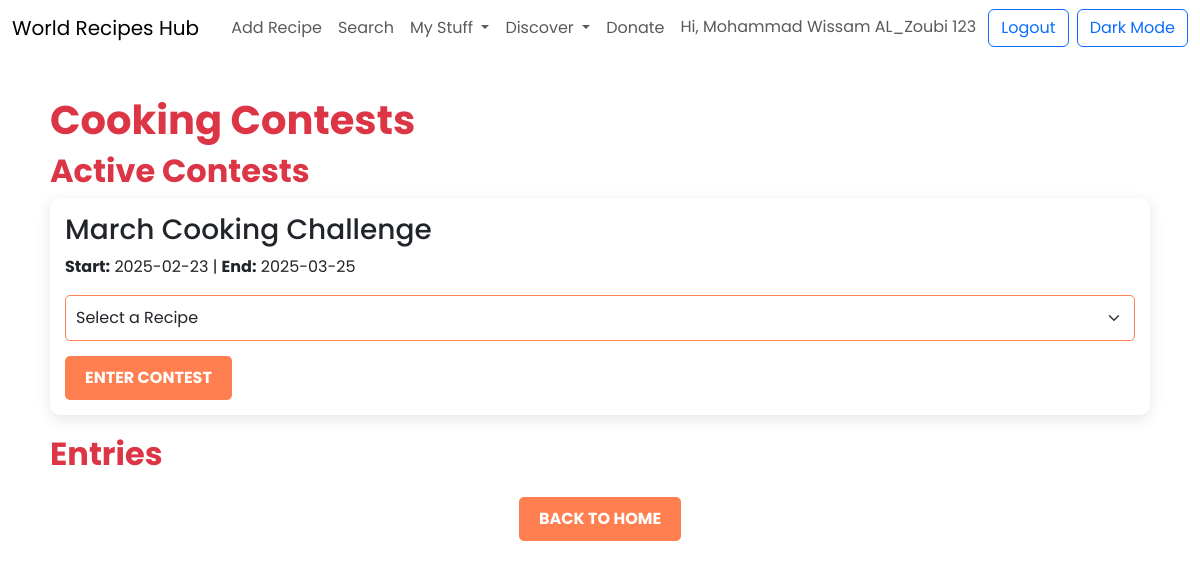
Page /contests (signed in) on the committed database.
### tables this page shows
CREATE TABLE users 
                 (id INTEGER PRIMARY KEY, username TEXT UNIQUE, password TEXT, is_premium INTEGER DEFAULT 0);

CREATE TABLE contests 
                 (id INTEGER PRIMARY KEY, title TEXT, start_date TEXT, end_date TEXT, winner_id TEXT);

### app.py (the view)
@app.route('/contests', methods=['GET', 'POST'])
@login_required
def contests():
    conn = sqlite3.connect('recipes.db')
    c = conn.cursor()
    if request.method == 'POST':
        recipe_id = request.form['recipe_id']
        contest_id = request.form['contest_id']
        c.execute("INSERT INTO contest_entries (contest_id, recipe_id, user_id) VALUES (?, ?, ?)", (contest_id, recipe_id, current_user.id))
        conn.commit()
    c.execute("SELECT id, title, start_date, end_date, winner_id FROM contests WHERE end_date > ?", (datetime.datetime.now().strftime("%Y-%m-%d"),))
    active_contests = c.fetchall()
    c.execute("SELECT ce.id, c.title, r.name, u.username, ce.votes, ce.recipe_id, r.image_path FROM contest_entries ce JOIN contests c ON ce.contest_id = c.id JOIN recipes r ON ce.recipe_id = r.id JOIN users u ON ce.user_id = u.id")
    entries_raw = c.fetchall()
    entries = [(e[0], e[1], e[2], e[3], e[4], e[5], json.loads(e[6]) if e[6] and e[6] != '[]' and e[6] != '' else []) for e in entries_raw]
    c.execute("SELECT id, name FROM recipes WHERE user_id = ?", (current_user.id,))
    user_recipes = c.fetchall()
    conn.close()
    return render_template('contests.html', active_contests=active_contests, entries=entries, user_recipes=user_recipes)

### app.py (called while the page is built)
@login_manager.user_loader
def load_user(user_id):
    conn = sqlite3.connect('recipes.db')
    c = conn.cursor()
    c.execute("SELECT id, username, is_premium FROM users WHERE id = ?", (user_id,))
    user = c.fetchone()
    conn.close()
    if user:
        return User(user[0], user[1], user[2])
    return None

### templates/contests.html (shortened to what this page needs)
<!DOCTYPE html>
<html lang="en">
<head>
    <link href="https://cdn.jsdelivr.net/npm/bootstrap@5.3.0/dist/css/bootstrap.min.css" rel="stylesheet">
</head>
<body>
    <nav class="navbar navbar-expand-lg">
        <div class="container-fluid">
            <a class="navbar-brand" href="{{ url_for('index') }}">World Recipes Hub</a>
            <div class="collapse navbar-collapse" id="navbarNav">
                <ul class="navbar-nav ms-auto align-items-center">
                    <li class="nav-item"><a class="nav-link" href="{{ url_for('add_recipe') }}">Add Recipe</a></li>
                    <li class="nav-item"><a class="nav-link" href="{{ url_for('search') }}">Search</a></li>
                    <li class="nav-item dropdown">
                        <a class="nav-link dropdown-toggle" href="#" id="myStuffDropdown" role="button" data-bs-toggle="dropdown" aria-expanded="false">
                            My Stuff
                        </a>
                    </li>
                    <li class="nav-item dropdown">
                        <a class="nav-link dropdown-toggle" href="#" id="discoverDropdown" role="button" data-bs-toggle="dropdown" aria-expanded="false">
                            Discover
                        </a>
                    </li>
                    <li class="nav-item"><a class="nav-link" href="{{ url_for('donate') }}">Donate</a></li>
                    {% if current_user.is_authenticated %}
                        <li class="nav-item auth-buttons">
                            <span class="nav-link d-inline">Hi, {{ current_user.username }}</span>
                            <a href="{{ url_for('logout') }}" class="btn btn-outline-primary">Logout</a>
                        </li>
                    {% else %}
                        <li class="nav-item auth-buttons">
                            <a href="{{ url_for('login') }}" class="btn btn-outline-primary">Login</a>
                            <a href="{{ url_for('register') }}" class="btn btn-primary">Sign Up</a>
                        </li>
                    {% endif %}
                    <li class="nav-item">
                        <button id="themeToggle" class="btn btn-outline-primary ms-2">Dark Mode</button>
                    </li>
                </ul>
            </div>
        </div>
    </nav>
    <div class="container">
        <h1>Cooking Contests</h1>
        <h2>Active Contests</h2>
        {% for contest in active_contests %}
            <div class="contest-card">
                <h3>{{ contest[1] }}</h3>
                <p><strong>Start:</strong> {{ contest[2] }} | <strong>End:</strong> {{ contest[3] }}</p>
                <form method="POST">
                    <select name="recipe_id" class="form-select">
                        <option value="">Select a Recipe</option>
                    </select>
                    <button type="submit" class="btn btn-primary">Enter Contest</button>
                </form>
            </div>
        {% endfor %}
        <h2>Entries</h2>
        <div class="text-center mt-4">
            <a href="{{ url_for('index') }}" class="btn btn-primary">Back to Home</a>
        </div>
    </div>
</body>
</html>

### templates/contests.html (style rules this page uses)
body { background: #fff; font-family: 'Poppins', sans-serif; }
.container { margin-top: 20px; padding: 20px; }
h1, h2 { color: #dc3545; font-weight: bold; }
.contest-card, .entry-card { background: #fff; padding: 15px; margin-bottom: 20px; border-radius: 10px; box-shadow: 0 4px 15px rgba(0,0,0,0.1); }
.btn-primary { background-color: #ff7f50; border: none; color: #fff; padding: 10px 20px; border-radius: 5px; font-weight: bold; text-transform: uppercase; }
.form-select { border: 1px solid #ff7f50; border-radius: 5px; padding: 10px; margin-bottom: 15px; }

### rows in the picture
users: username "Mohammad Wissam AL_Zoubi 123"
contests: title "March Cooking Challenge", start_date "2025-02-23", end_date "2025-03-25"
